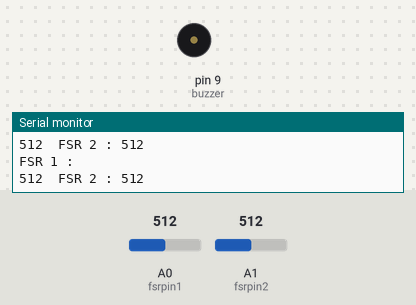
This sketch was run on a simulated Arduino Uno, built with avr-gcc and run on an emulated ATmega328P. Parts: buzzer (waves = sounding, pin HIGH), the last lines printed to the serial monitor. Inputs (shaded band) come from the test bench; at power-on: A0 (fsrpin1) = 512, A1 (fsrpin2) = 512.

Above: at 1.3 s.
1.4 s: A0 (fsrpin1) set to 0
At 2.7 s:
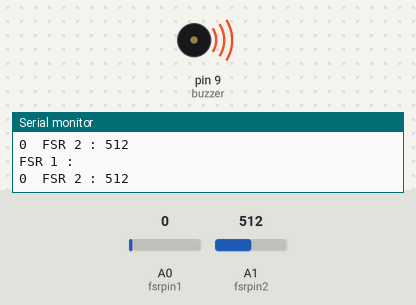
3.0 s: A0 (fsrpin1) set to 122
At 4.0 s:
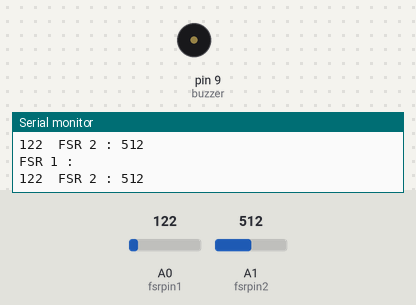
4.5 s: A1 (fsrpin2) set to 0
At 5.2 s:
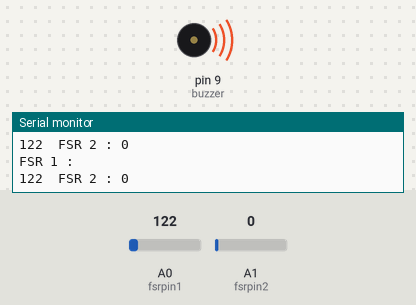
Timing chart, 0 to 7.5 s (numbered marks = the images above; inputs shaded):
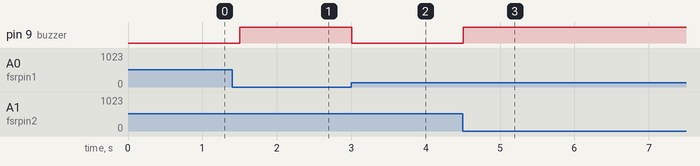

The sketch:

Arduino_with_force_sensing_resistor.ino
```cpp
const int fsrpin1=A0;
const int fsrpin2=A1;
const int buzzer=9;
const int onThreshold=600;
const int offThreshold=300;
int fsrvalue1;
int fsrvalue2;

void setup() {
  pinMode(buzzer,OUTPUT);
  Serial.begin(9600);

}

void loop() {
  fsrvalue1=analogRead(fsrpin1);
  fsrvalue2=analogRead(fsrpin2);
  if(fsrvalue1==0 || fsrvalue2==0){
    digitalWrite(buzzer,HIGH);
  }
  else if(fsrvalue1>0|| fsrvalue2>0){
    digitalWrite(buzzer,LOW);
  }
  Serial.println("\nFSR 1 : ");
  Serial.print(fsrvalue1);
  //Serial.print("/t");
  Serial.print("\tFSR 2 : ");
  Serial.print(fsrvalue2);
  delay(500);
}
```

Measured:
- after the input at 1.4 s, pin 9 (buzzer): LOW → HIGH after 0.10 s
- after the input at 3.0 s, pin 9 (buzzer): HIGH → LOW at once
- after the input at 4.5 s, pin 9 (buzzer): LOW → HIGH at once
